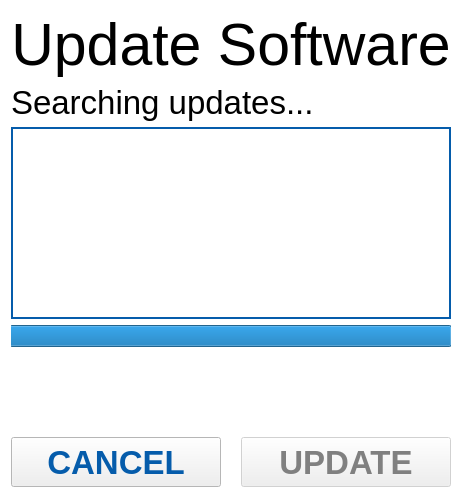
    <widget class="QWidget" name="updateSoftDialogWidget" native="true">
     <property name="enabled">
      <bool>true</bool>
     </property>
     <property name="sizePolicy">
      <sizepolicy hsizetype="Expanding" vsizetype="Minimum">
       <horstretch>0</horstretch>
       <verstretch>0</verstretch>
      </sizepolicy>
     </property>
     <property name="palette">
      <palette>
       <active>
        <colorrole role="Base">
         <brush brushstyle="SolidPattern">
          <color alpha="255">
           <red>255</red>
           <green>255</green>
           <blue>255</blue>
          </color>
         </brush>
        </colorrole>
        <colorrole role="Window">
         <brush brushstyle="SolidPattern">
          <color alpha="255">
           <red>255</red>
           <green>255</green>
           <blue>255</blue>
          </color>
         </brush>
        </colorrole>
       </active>
       <inactive>
        <colorrole role="Base">
         <brush brushstyle="SolidPattern">
          <color alpha="255">
           <red>255</red>
           <green>255</green>
           <blue>255</blue>
          </color>
         </brush>
        </colorrole>
        <colorrole role="Window">
         <brush brushstyle="SolidPattern">
          <color alpha="255">
           <red>255</red>
           <green>255</green>
           <blue>255</blue>
          </color>
         </brush>
        </colorrole>
       </inactive>
       <disabled>
        <colorrole role="Base">
         <brush brushstyle="SolidPattern">
          <color alpha="255">
           <red>255</red>
           <green>255</green>
           <blue>255</blue>
          </color>
         </brush>
        </colorrole>
        <colorrole role="Window">
         <brush brushstyle="SolidPattern">
          <color alpha="255">
           <red>255</red>
           <green>255</green>
           <blue>255</blue>
          </color>
         </brush>
        </colorrole>
       </disabled>
      </palette>
     </property>
     <property name="autoFillBackground">
      <bool>true</bool>
     </property>
     <layout class="QVBoxLayout" name="verticalLayout_4">
      <item>
       <widget class="QLabel" name="infoLabel_2">
        <property name="font">
         <font>
          <pointsize>44</pointsize>
         </font>
        </property>
        <property name="text">
         <string>Update Software</string>
        </property>
        <property name="alignment">
         <set>Qt::AlignCenter</set>
        </property>
       </widget>
      </item>
      <item>
       <widget class="QLabel" name="infoLabel">
        <property name="font">
         <font>
          <pointsize>25</pointsize>
         </font>
        </property>
        <property name="text">
         <string>Searching updates...</string>
        </property>
        <property name="alignment">
         <set>Qt::AlignLeading|Qt::AlignLeft|Qt::AlignVCenter</set>
        </property>
       </widget>
      </item>
      <item>
       <widget class="QListWidget" name="listWidget">
        <property name="sizePolicy">
         <sizepolicy hsizetype="Expanding" vsizetype="Minimum">
          <horstretch>0</horstretch>
          <verstretch>0</verstretch>
         </sizepolicy>
        </property>
        <property name="palette">
         <palette>
          <active>
           <colorrole role="WindowText">
            <brush brushstyle="SolidPattern">
             <color alpha="255">
              <red>5</red>
              <green>92</green>
              <blue>171</blue>
             </color>
            </brush>
           </colorrole>
           <colorrole role="Text">
            <brush brushstyle="SolidPattern">
             <color alpha="255">
              <red>255</red>
              <green>0</green>
              <blue>0</blue>
             </color>
            </brush>
           </colorrole>
          </active>
          <inactive>
           <colorrole role="WindowText">
            <brush brushstyle="SolidPattern">
             <color alpha="255">
              <red>5</red>
              <green>92</green>
              <blue>171</blue>
             </color>
            </brush>
           </colorrole>
           <colorrole role="Text">
            <brush brushstyle="SolidPattern">
             <color alpha="255">
              <red>255</red>
              <green>0</green>
              <blue>0</blue>
             </color>
            </brush>
           </colorrole>
          </inactive>
          <disabled>
           <colorrole role="WindowText">
            <brush brushstyle="SolidPattern">
             <color alpha="255">
              <red>128</red>
              <green>128</green>
              <blue>128</blue>
             </color>
            </brush>
           </colorrole>
           <colorrole role="Text">
            <brush brushstyle="SolidPattern">
             <color alpha="255">
              <red>128</red>
              <green>128</green>
              <blue>128</blue>
             </color>
            </brush>
           </colorrole>
          </disabled>
         </palette>
        </property>
        <property name="font">
         <font>
          <pointsize>25</pointsize>
          <weight>75</weight>
          <bold>true</bold>
         </font>
        </property>
        <property name="frameShape">
         <enum>QFrame::Box</enum>
        </property>
        <property name="frameShadow">
         <enum>QFrame::Plain</enum>
        </property>
        <property name="lineWidth">
         <number>2</number>
        </property>
        <property name="selectionMode">
         <enum>QAbstractItemView::NoSelection</enum>
        </property>
       </widget>
      </item>
      <item>
       <widget class="QProgressBar" name="copyFilesProgressBar">
        <property name="enabled">
         <bool>true</bool>
        </property>
        <property name="sizePolicy">
         <sizepolicy hsizetype="Expanding" vsizetype="Preferred">
          <horstretch>0</horstretch>
          <verstretch>0</verstretch>
         </sizepolicy>
        </property>
        <property name="maximum">
         <number>10</number>
        </property>
        <property name="value">
         <number>10</number>
        </property>
        <property name="textVisible">
         <bool>false</bool>
        </property>
        <property name="invertedAppearance">
         <bool>true</bool>
        </property>
        <property name="format">
         <string>%p seconds</string>
        </property>
       </widget>
      </item>
      <item>
       <widget class="QLabel" name="resultSearchInfoLabel">
        <property name="palette">
         <palette>
          <active>
           <colorrole role="Text">
            <brush brushstyle="SolidPattern">
             <color alpha="255">
              <red>255</red>
              <green>0</green>
              <blue>0</blue>
             </color>
            </brush>
           </colorrole>
          </active>
          <inactive>
           <colorrole role="Text">
            <brush brushstyle="SolidPattern">
             <color alpha="255">
              <red>255</red>
              <green>0</green>
              <blue>0</blue>
             </color>
            </brush>
           </colorrole>
          </inactive>
          <disabled>
           <colorrole role="Text">
            <brush brushstyle="SolidPattern">
             <color alpha="255">
              <red>128</red>
              <green>128</green>
              <blue>128</blue>
             </color>
            </brush>
           </colorrole>
          </disabled>
         </palette>
        </property>
        <property name="font">
         <font>
          <pointsize>25</pointsize>
          <weight>75</weight>
          <bold>true</bold>
          <underline>false</underline>
         </font>
        </property>
        <property name="text">
         <string/>
        </property>
        <property name="alignment">
         <set>Qt::AlignLeading|Qt::AlignLeft|Qt::AlignVCenter</set>
        </property>
       </widget>
      </item>
      <item>
       <spacer name="verticalSpacer_9">
        <property name="orientation">
         <enum>Qt::Vertical</enum>
        </property>
        <property name="sizeHint" stdset="0">
         <size>
          <width>20</width>
          <height>40</height>
         </size>
        </property>
       </spacer>
      </item>
      <item>
       <layout class="QHBoxLayout" name="horizontalLayout_7">
        <property name="spacing">
         <number>20</number>
        </property>
        <item>
         <widget class="QPushButton" name="noUpdatePushButton">
          <property name="sizePolicy">
           <sizepolicy hsizetype="Expanding" vsizetype="Expanding">
            <horstretch>0</horstretch>
            <verstretch>0</verstretch>
           </sizepolicy>
          </property>
          <property name="minimumSize">
           <size>
            <width>0</width>
            <height>50</height>
           </size>
          </property>
          <property name="palette">
           <palette>
            <active>
             <colorrole role="ButtonText">
              <brush brushstyle="SolidPattern">
               <color alpha="255">
                <red>5</red>
                <green>92</green>
                <blue>171</blue>
               </color>
              </brush>
             </colorrole>
            </active>
            <inactive>
             <colorrole role="ButtonText">
              <brush brushstyle="SolidPattern">
               <color alpha="255">
                <red>5</red>
                <green>92</green>
                <blue>171</blue>
               </color>
              </brush>
             </colorrole>
            </inactive>
            <disabled>
             <colorrole role="ButtonText">
              <brush brushstyle="SolidPattern">
               <color alpha="255">
                <red>128</red>
                <green>128</green>
                <blue>128</blue>
               </color>
              </brush>
             </colorrole>
            </disabled>
           </palette>
          </property>
          <property name="font">
           <font>
            <pointsize>25</pointsize>
            <weight>75</weight>
            <bold>true</bold>
           </font>
          </property>
          <property name="text">
           <string>CANCEL</string>
          </property>
         </widget>
        </item>
        <item>
         <widget class="QPushButton" name="updatePushButton">
          <property name="enabled">
           <bool>false</bool>
          </property>
          <property name="sizePolicy">
           <sizepolicy hsizetype="Expanding" vsizetype="Expanding">
            <horstretch>0</horstretch>
            <verstretch>0</verstretch>
           </sizepolicy>
          </property>
          <property name="minimumSize">
           <size>
            <width>0</width>
            <height>50</height>
           </size>
          </property>
          <property name="palette">
           <palette>
            <active>
             <colorrole role="ButtonText">
              <brush brushstyle="SolidPattern">
               <color alpha="255">
                <red>5</red>
                <green>92</green>
                <blue>171</blue>
               </color>
              </brush>
             </colorrole>
            </active>
            <inactive>
             <colorrole role="ButtonText">
              <brush brushstyle="SolidPattern">
               <color alpha="255">
                <red>5</red>
                <green>92</green>
                <blue>171</blue>
               </color>
              </brush>
             </colorrole>
            </inactive>
            <disabled>
             <colorrole role="ButtonText">
              <brush brushstyle="SolidPattern">
               <color alpha="255">
                <red>128</red>
                <green>128</green>
                <blue>128</blue>
               </color>
              </brush>
             </colorrole>
            </disabled>
           </palette>
          </property>
          <property name="font">
           <font>
            <pointsize>25</pointsize>
            <weight>75</weight>
            <bold>true</bold>
           </font>
          </property>
          <property name="text">
           <string>UPDATE</string>
          </property>
         </widget>
        </item>
       </layout>
      </item>
     </layout>
    </widget>
